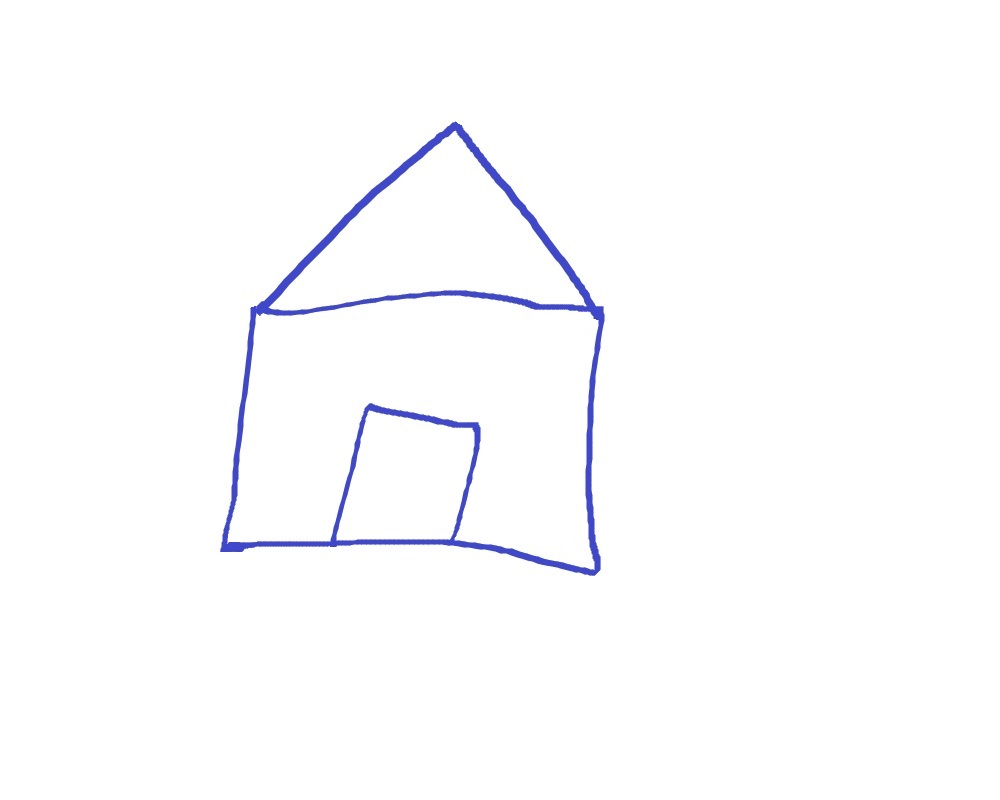
#> input picture images/house.jpg, 1000 x 800 px
$ jupyter execute --allow-errors 'Approximation Contours and Convex Hull.ipynb'
#> lines starting #> are read from the running program, lines starting #| are printed output that depends on the picture; after the words box and inside, x2 and y2 are one past the last pixel; in counts of white or black regions, pixels touching at a corner belong together
[cell 1]
import cv2 as cv
import numpy as np
image = cv.imread('images/house.jpg')
#> image is the input picture: shape (800, 1000, 3); mean B, G, R 253.8, 252.1, 251.9
orig_img = image.copy()

[cell 2]
cv.imshow('Original Image', orig_img)
cv.waitKey(0)

gray = cv.cvtColor(image, cv.COLOR_BGR2GRAY)
ret, thresh = cv.threshold(gray, 127, 253, cv.THRESH_BINARY_INV)
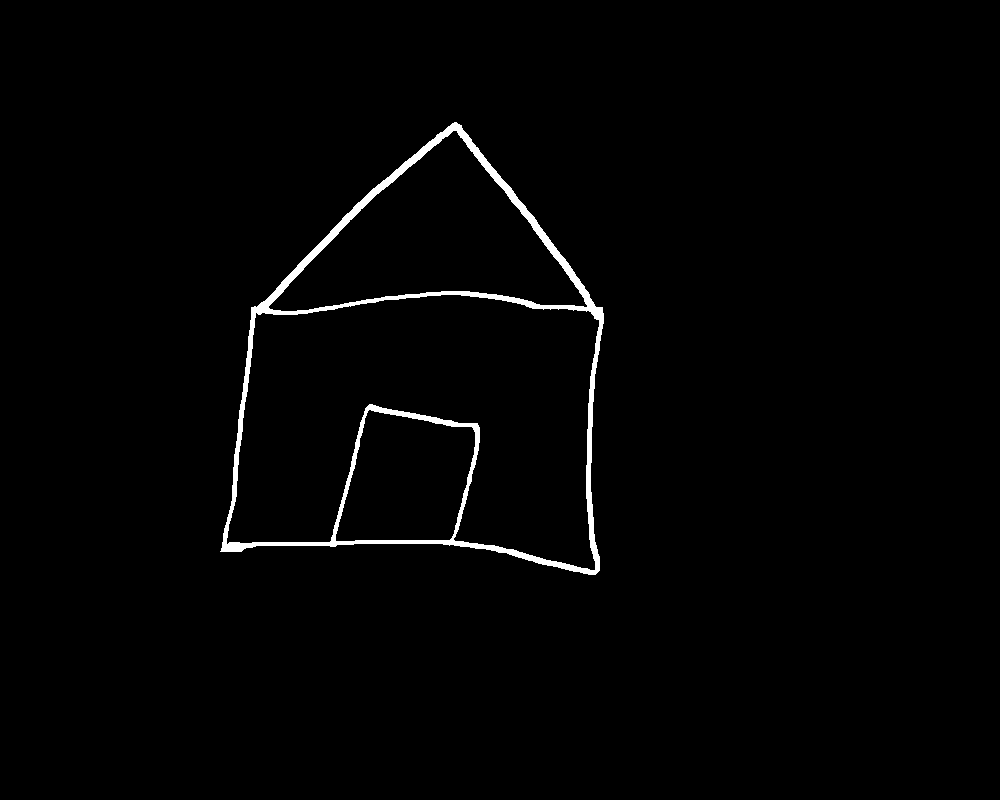
#> thresh: shape (800, 1000); values 0 (black) and 253 (white), 1.4% white; 1 white region

contours, hierarchy = cv.findContours(thresh.copy(), cv.RETR_LIST, cv.CHAIN_APPROX_NONE)
#> contours = 4 contours; box (x1, y1, x2, y2) and area: (220, 122, 604, 575) 119856, (226, 294, 600, 571) 68692, (268, 130, 588, 312) 27820, (335, 409, 476, 542) 14092

#> (the rest of this cell did not finish here and is left out)


$ run again, with images/4star.jpg copied over images/house.jpg
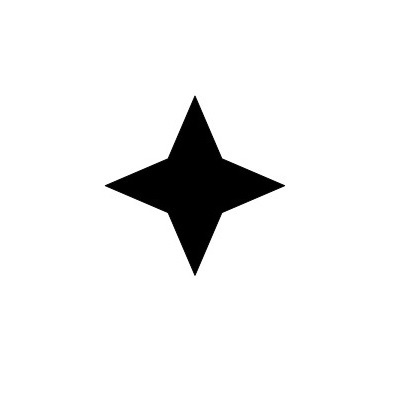
#> input picture images/4star.jpg, 400 x 400 px
#> image is the input picture: shape (400, 400, 3); min 0, max 255, mean 239.2
#> `ret, thresh = cv.threshold(gray, 127, 253, cv.THRESH_BINARY_INV)`:
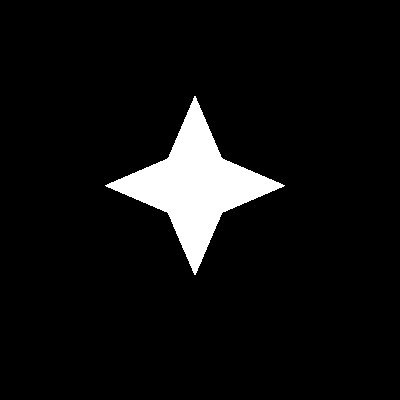
#> thresh: shape (400, 400); values 0 (black) and 253 (white), 6.2% white; 1 white region
#> contours = 1 contour; box (x1, y1, x2, y2) and area: (105, 96, 285, 275) 9674
